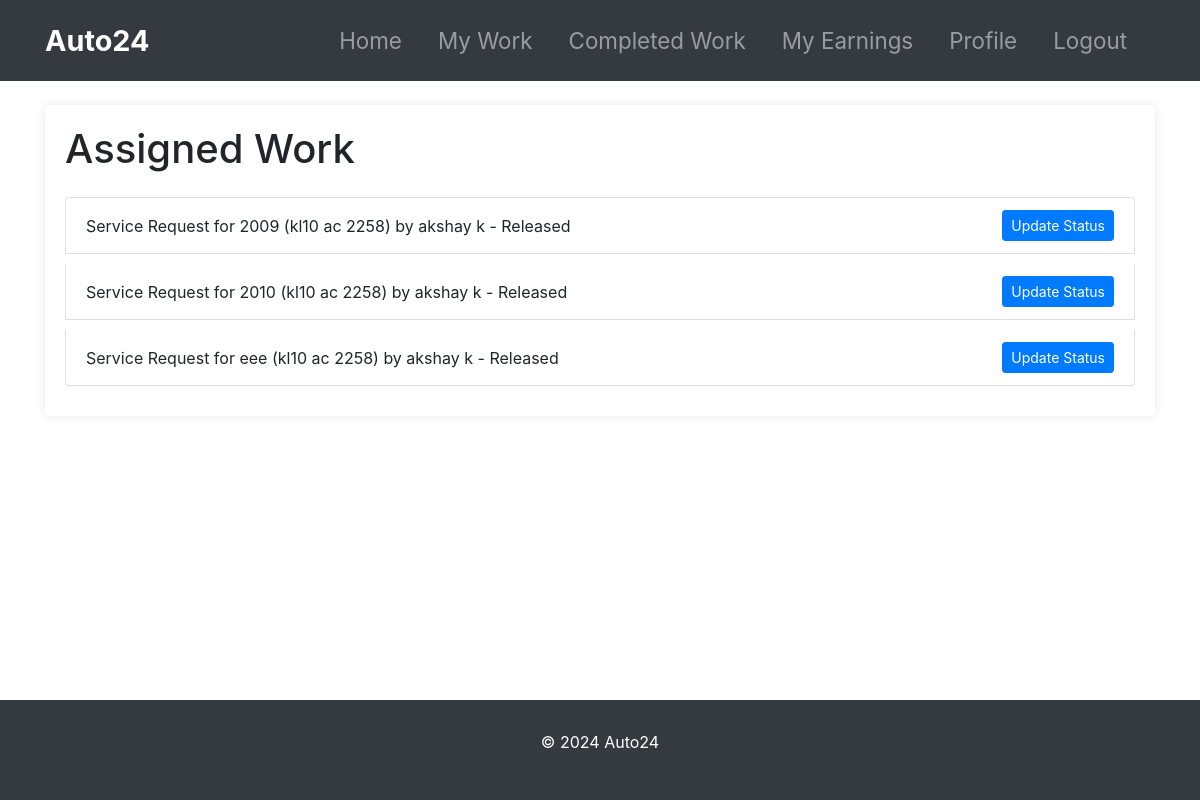
Page /assigned-work/ (signed in) on the earlier database version.
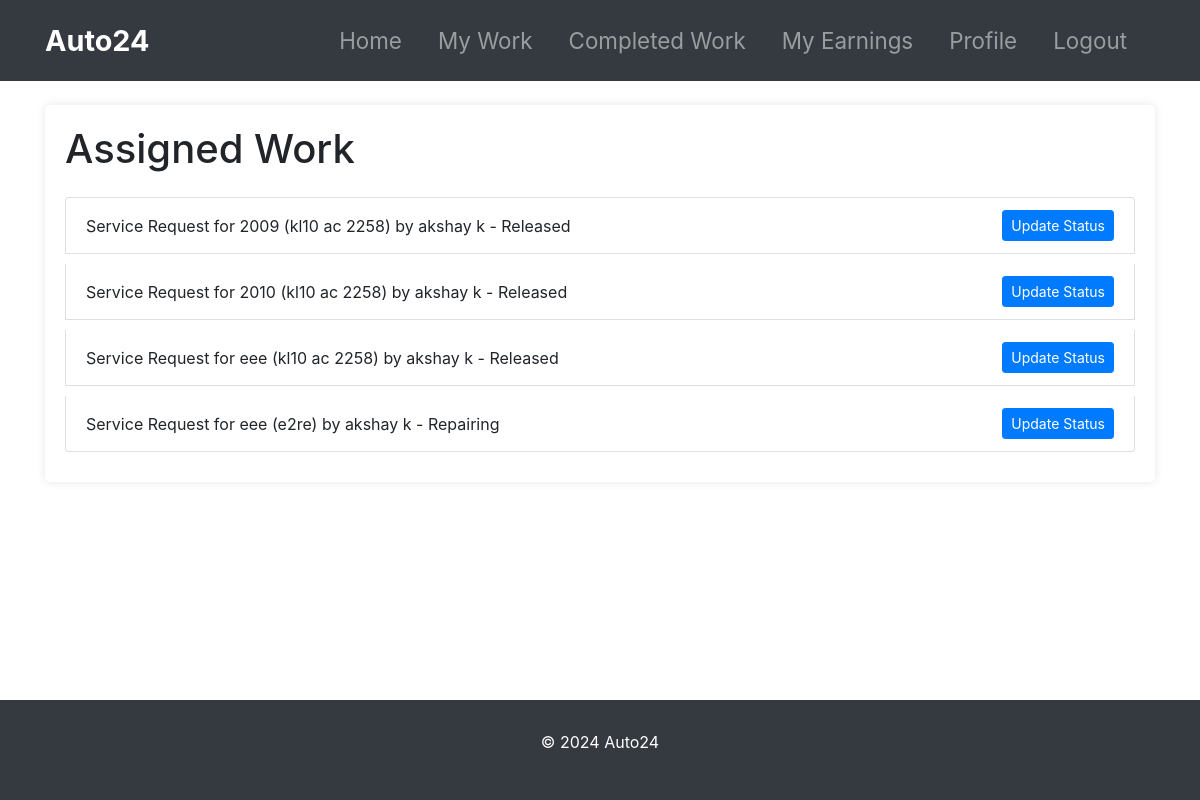
Same page on the later database version.
### mechanic_management/models.py (models this page shows, shortened)
class MechanicWork(models.Model):
    mechanic = models.ForeignKey(Mechanic, on_delete=models.CASCADE, related_name='works')
    service_request = models.ForeignKey('customer_management.ServiceRequest', on_delete=models.CASCADE, related_name='works')
    assigned_at = models.DateTimeField(default=timezone.now)
    status = models.CharField(max_length=20, choices=[
        ('Repairing', 'Repairing'),
        ('Repairing Done', 'Repairing Done'),
        ('Released', 'Released')
    ], default='Repairing')
    cost = models.DecimalField(max_digits=10, decimal_places=2, null=True, blank=True)

### customer_management/models.py (models this page shows, shortened)
class ServiceRequest(models.Model):
    STATUS_CHOICES = [
        ('Pending', 'Pending'),
        ('Approved', 'Approved'),
        ('Repairing', 'Repairing'),
        ('Repairing Done', 'Repairing Done'),
        ('Released', 'Released')
    ]
    customer = models.ForeignKey(Customer, on_delete=models.CASCADE, related_name='service_requests')
    vehicle = models.ForeignKey(Vehicle, on_delete=models.CASCADE, related_name='service_requests')
    problem_description = models.CharField(max_length=300)
    status = models.CharField(max_length=20, choices=STATUS_CHOICES, default='Pending')
    cost = models.DecimalField(max_digits=10, decimal_places=2, null=True, blank=True)
    created_at = models.DateTimeField(default=timezone.now)
    def __str__(self):
        return f"Service Request for {self.vehicle} by {self.customer.get_name}"

class Vehicle(models.Model):
    number = models.CharField(max_length=20)
    model = models.CharField(max_length=100)
    customer = models.ForeignKey(Customer, on_delete=models.CASCADE, related_name='vehicles')
    def __str__(self):
        return f"{self.model} ({self.number})"

class Customer(models.Model):
    user = models.OneToOneField(User, on_delete=models.CASCADE)
    profile_pic = models.ImageField(upload_to='profile_pic/CustomerProfilePic/', null=True, blank=True)
    address = models.CharField(max_length=40)
    mobile = models.CharField(max_length=20, null=False)
    @property
    def get_name(self):
        return self.user.first_name + " " + self.user.last_name

### mechanic_management/views.py (the view)
# urls.py: path('assigned-work/', views.assigned_work, name='assigned_work'),
@login_required
def assigned_work(request):
    mechanic = request.user.mechanic  # Assuming the logged-in user is a mechanic
    assigned_work = MechanicWork.objects.filter(mechanic=mechanic)
    return render(request, 'mechanic/assigned_work.html', {'assigned_work': assigned_work})

### templates/mechanic/assigned_work.html (shortened to what this page needs)
{% extends 'mechanic/base.html' %}
{% block content %}
<div class="container mt-4">
    <div class="work-container">
        <h1 class="mb-4">Assigned Work</h1>
        <ul class="list-group work-list">
            {% for work in assigned_work %}
            <li class="list-group-item work-list-item d-flex justify-content-between align-items-center">
                {{ work.service_request }} - {{ work.status }}
                <a href="{% url 'update_work_status' work.pk %}" class="btn btn-primary btn-sm btn-update-status">Update Status</a>
            </li>
            {% empty %}
            <li class="no-assigned-work">No Assigned work found.</li>
            {% endfor %}
        </ul>
    </div>
</div>
{% endblock %}

Differences in the rows shown:
added MechanicWork: service_request "Service Request for eee (e2re) by akshay k", status "Repairing"
